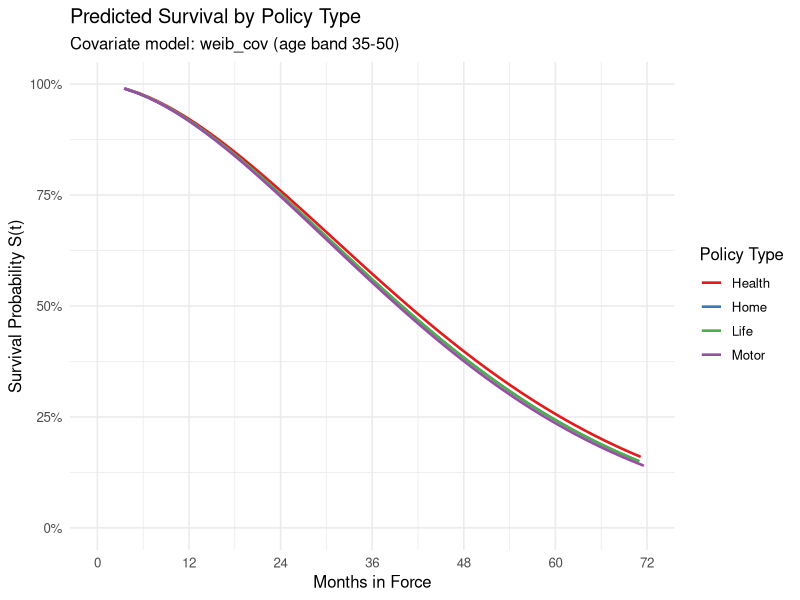

Write the R code that produced this figure.
## ---- chunk 1
knitr::opts_chunk$set(echo = FALSE, warning = FALSE, message = FALSE)
## ---- chunk 2
library(tidyverse)
library(survival)
library(broom)
library(knitr)

policyholders <- read_csv("L2_policyholders.csv") %>%
  mutate(
    time  = policy_duration_months,
    event = if_else(policy_duration_months < 60, 1, 0),
    age_band = cut(age,
                   breaks = c(0, 35, 50, 65, 100),
                   labels = c("Under 35", "35-50", "50-65", "Over 65"))
  )
## ---- chunk 3
models <- list(
  exp_null    = survreg(Surv(time, event) ~ 1,
                        data = policyholders, dist = "exponential"),
  weib_null   = survreg(Surv(time, event) ~ 1,
                        data = policyholders, dist = "weibull"),
  exp_cov     = survreg(Surv(time, event) ~ policy_type + age_band,
                        data = policyholders, dist = "exponential"),
  weib_cov    = survreg(Surv(time, event) ~ policy_type + age_band,
                        data = policyholders, dist = "weibull")
)
## ---- chunk 4
comparison <- map_dfr(names(models), function(nm) {
  m  <- models[[nm]]
  gl <- glance(m)
  tibble(
    Model        = nm,
    Distribution = m$dist,
    `Parameters` = length(coef(m)) + 1,
    `Log-Lik`    = round(as.numeric(logLik(m)), 1),
    AIC          = round(AIC(m), 1),
    BIC          = round(BIC(m), 1)
  )
}) %>%
  arrange(AIC) %>%
  mutate(`ΔAIC` = round(AIC - min(AIC), 1))
## ---- chunk 5
comparison %>%
  kable(caption = "Table 1: Candidate Model Comparison (sorted by AIC)")
## ---- chunk 6
best_name  <- comparison$Model[1]
best_model <- models[[best_name]]

# Best covariate-adjusted model — used specifically to illustrate how
# policy type and age band affect lapse risk. This may differ from the
# globally AIC-best model above, since AIC penalises the extra
# covariate parameters and can favour the simpler intercept-only model
# even when the covariate effects are informative for segmentation.
cov_comparison <- comparison %>% filter(Model %in% c("exp_cov", "weib_cov"))
cov_name       <- cov_comparison$Model[1]
cov_model      <- models[[cov_name]]

uses_cov_model <- !grepl("null", best_name)
delta_cov_vs_best <- round(cov_comparison$AIC[1] - comparison$AIC[1], 1)

# Pre-build the explanatory sentence here (instead of inline) so the
# narrative text below stays short and readable.
model_note <- if (!uses_cov_model) {
  paste0("This is an intercept-only model — it does not include ",
         "`policy_type` or `age_band`, so it cannot, by itself, show ",
         "how lapse risk differs across segments. For that purpose, ",
         "the remainder of this report uses the best-fitting ",
         "**covariate-adjusted** model, **", cov_name, "** (ΔAIC = ",
         delta_cov_vs_best, " versus the global best) — chosen ",
         "specifically to illustrate covariate effects, which is the ",
         "focus of this lesson.")
} else {
  paste0("It already includes `policy_type` and `age_band`, so it is ",
         "used directly for the covariate analysis below.")
}
## ---- chunk 7
tidy(cov_model) %>%
  mutate(across(where(is.numeric), ~ round(., 4))) %>%
  kable(caption = paste0("Table 2: Coefficient Estimates — ",
                         cov_name, " (Covariate Model)"))
## ---- chunk 8
# exp(-coef/scale) gives hazard ratios for survreg AFT models.
# This formula is valid for both Weibull and Exponential fits, since
# Exponential is the special case of Weibull with scale = 1.
# We use cov_model (not best_model) here, because hazard ratios are
# only meaningful for a model that actually includes covariates.
coefs <- coef(cov_model)[-1]   # exclude intercept
scale <- cov_model$scale
hr    <- exp(-coefs / scale)

tibble(
  Covariate      = names(coefs),
  `Coefficient`  = round(coefs, 4),
  `Hazard Ratio` = round(hr, 3),
  Effect         = ifelse(hr > 1,
                          "Higher lapse risk",
                          "Lower lapse risk")
) %>%
  kable(caption = paste0("Table 3: Hazard Ratios — Covariate Effects (",
                         cov_model$dist, " model)"))
## ---- chunk 9
t_seq <- seq(0, 72, by = 1)

newdata <- expand_grid(
  policy_type = unique(policyholders$policy_type),
  age_band    = "35-50"
) %>%
  mutate(
    # age_band must carry the SAME factor levels as the training data,
    # otherwise predict() cannot match the fitted coefficients.
    age_band = factor(age_band, levels = levels(policyholders$age_band))
  )

pred_df <- map_dfr(1:nrow(newdata), function(i) {
  # Predicted quantiles → survival function
  # predict(..., type="quantile") always returns a matrix, even when
  # p has length > 1 with newdata having 1 row — flatten with as.numeric()
  p_seq <- seq(0.01, 0.99, by = 0.01)
  q     <- as.numeric(predict(cov_model,
                              newdata = newdata[i, ],
                              type    = "quantile",
                              p       = p_seq))
  tibble(
    policy_type = newdata$policy_type[i],
    time        = q,
    surv        = 1 - p_seq
  )
})

ggplot(pred_df, aes(x = time, y = surv, color = policy_type)) +
  geom_line(linewidth = 0.9) +
  scale_color_brewer(palette = "Set1") +
  scale_y_continuous(limits = c(0, 1),
                     labels = scales::percent_format()) +
  scale_x_continuous(limits = c(0, 72), breaks = seq(0, 72, 12)) +
  labs(title    = "Predicted Survival by Policy Type",
       subtitle = paste0("Covariate model: ", cov_name,
                         " (age band 35-50)"),
       x = "Months in Force", y = "Survival Probability S(t)",
       color = "Policy Type") +
  theme_minimal(base_size = 12)
## ---- chunk 10
median_pred <- as.numeric(predict(cov_model,
                                  newdata = newdata,
                                  type    = "quantile",
                                  p       = 0.5))

newdata %>%
  mutate(`Median Survival (Months)` = round(median_pred, 1)) %>%
  select(`Policy Type` = policy_type,
         `Age Band` = age_band,
         `Median Survival (Months)`) %>%
  kable(caption = paste0("Table 4: Predicted Median Survival Time by Policy Type (",
                         cov_name, ")"))
## ---- chunk 11
# delta_cov_vs_best was already computed in the best-model chunk above;
# just build the explanatory sentence here for readability in the bullet.
aic_fit_note <- if (!uses_cov_model) {
  paste0("Since this is the intercept-only model, AIC indicates that ",
         "`policy_type` and `age_band` do not materially improve the ",
         "*overall* fit once the extra parameters are penalised.")
} else {
  paste0("This model already includes the covariates, so no separate ",
         "covariate model was needed for the analysis below.")
}
